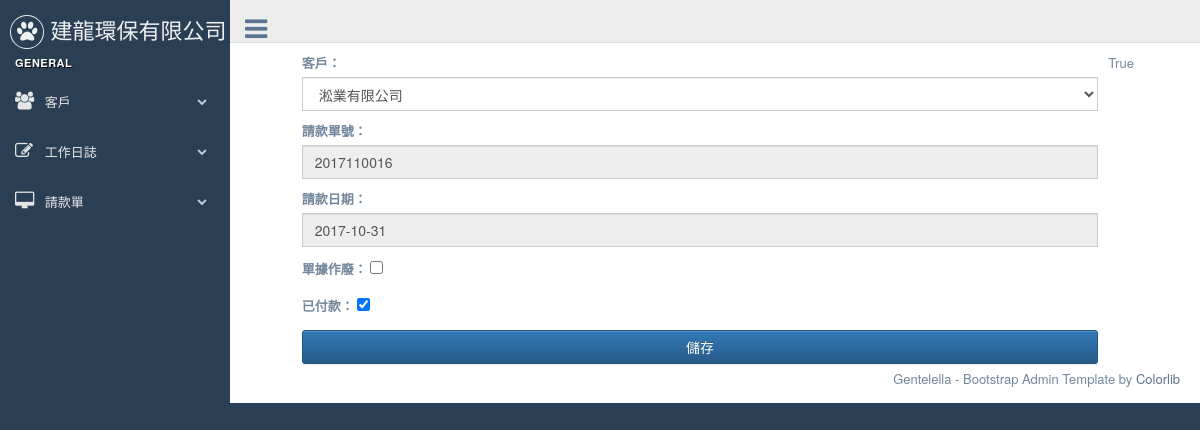
The app's page /bills/48/edit/, older data.
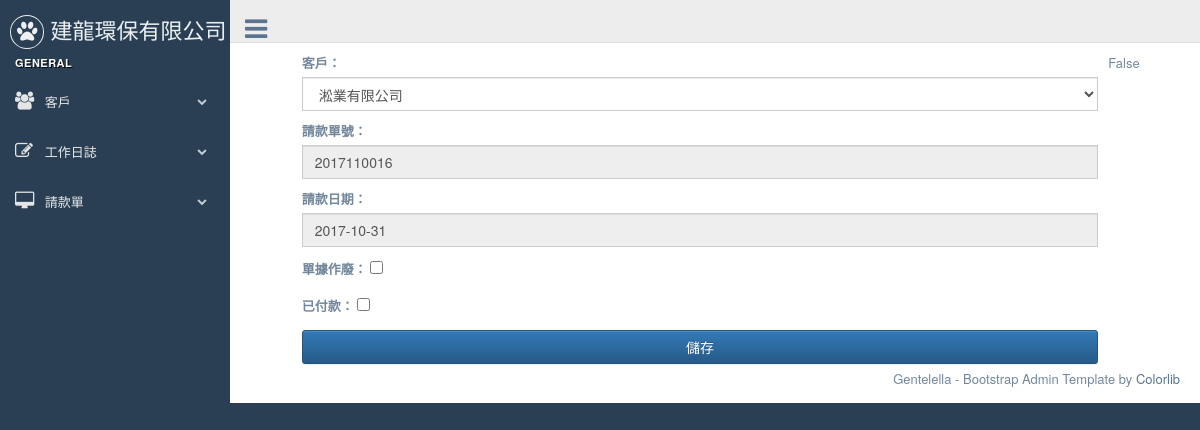
The same page, newer data.
### bills/models.py (models this page shows, shortened)
class Bill(models.Model):
    customer = models.ForeignKey(Customer, on_delete=models.CASCADE)
    bill_number = models.CharField(max_length=12, null=True, blank=True, unique=True)
    ord_date = models.DateField(default=timezone.now) #請款日期
    created = models.DateTimeField(auto_now_add=True)
    updated = models.DateTimeField(auto_now=True)
    objects = BillNumberManager()
    is_valid = models.BooleanField(default=False, verbose_name="單據作廢")# True代表此單據作廢
    paied = models.BooleanField(default=False,verbose_name="已付款")# True代表此單據已付款
    class Meta:
        ordering = ('-created',)

### bills/views.py (the view)
# urls.py: url(r'^(?P<pk>\d+)/edit/$', BillUpdate.as_view( template_name = 'bills/bill_form.html' ), name="bill_edit" ),
class BillUpdate(UpdateView):
    title = '修訂請款單'
    model = Bill
    form_class = BillEditForm
    success_url = reverse_lazy('bills:bill_list')

### bills/forms.py
class BillEditForm(forms.ModelForm):
    customer = forms.ModelChoiceField( queryset= Customer.objects.filter(invalid=False),
                                        widget= forms.Select( attrs={'class':'form-control' } )
                                        ,label=('客戶') )
    ord_date = forms.CharField( widget= forms.TextInput(attrs={'class':'form-control' ,'readonly':'readonly'} ) ,label=('請款日期'))
    bill_number = forms.CharField( widget= forms.TextInput(attrs={'class':'form-control' ,'readonly':'readonly'}),label=('請款單號') )
    class Meta:
        model = Bill
        exclude = ('create','updated' )

### customers/models.py (called while the page is built)
    def __str__(self):
        return self.title

### templates/bills/bill_form.html (shortened to what this page needs)
{% extends "base.html" %}
{% block content %}
{{ object.paied }}
<div class="col-sm-8 col-md-10 col-sm-offset-1 col-md-offset-1" >
<form action='' method="POST"  enctype="multipart/form-data" >{% csrf_token %}
{{  form.as_p }}
<input type="submit" class="btn btn-primary form-control" value="儲存"/>
</form>
</div>
{% endblock content %}

Row changes from the older to the newer data that the page shows:
changed Bill: paied "True" → "False"
Text that changed along with them:
form field paied: "☑" → "☐"
